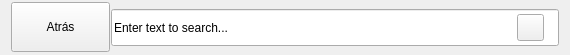
<?xml version="1.0" encoding="UTF-8"?>
<ui version="4.0">
 <class>bqSearchForm</class>
 <widget class="QWidget" name="bqSearchForm">
  <property name="geometry">
   <rect>
    <x>0</x>
    <y>0</y>
    <width>570</width>
    <height>55</height>
   </rect>
  </property>
  <property name="minimumSize">
   <size>
    <width>570</width>
    <height>55</height>
   </size>
  </property>
  <property name="maximumSize">
   <size>
    <width>570</width>
    <height>55</height>
   </size>
  </property>
  <property name="focusPolicy">
   <enum>Qt::NoFocus</enum>
  </property>
  <property name="windowTitle">
   <string>Form</string>
  </property>
  <property name="styleSheet">
   <string notr="true"/>
  </property>
  <widget class="FastQPushButton" name="clearSearchLine">
   <property name="geometry">
    <rect>
     <x>517</x>
     <y>14</y>
     <width>27</width>
     <height>27</height>
    </rect>
   </property>
   <property name="focusPolicy">
    <enum>Qt::NoFocus</enum>
   </property>
   <property name="styleSheet">
    <string notr="true"/>
   </property>
   <property name="text">
    <string/>
   </property>
  </widget>
  <widget class="QFrame" name="searchFormCont">
   <property name="geometry">
    <rect>
     <x>0</x>
     <y>0</y>
     <width>570</width>
     <height>55</height>
    </rect>
   </property>
   <property name="minimumSize">
    <size>
     <width>0</width>
     <height>55</height>
    </size>
   </property>
   <property name="maximumSize">
    <size>
     <width>16777215</width>
     <height>55</height>
    </size>
   </property>
   <layout class="QHBoxLayout" name="horizontalLayout">
    <property name="spacing">
     <number>0</number>
    </property>
    <property name="leftMargin">
     <number>10</number>
    </property>
    <property name="topMargin">
     <number>0</number>
    </property>
    <property name="rightMargin">
     <number>10</number>
    </property>
    <property name="bottomMargin">
     <number>0</number>
    </property>
    <item>
     <widget class="FastQPushButton" name="backBtn">
      <property name="minimumSize">
       <size>
        <width>99</width>
        <height>50</height>
       </size>
      </property>
      <property name="maximumSize">
       <size>
        <width>99</width>
        <height>50</height>
       </size>
      </property>
      <property name="focusPolicy">
       <enum>Qt::NoFocus</enum>
      </property>
      <property name="styleSheet">
       <string notr="true"/>
      </property>
      <property name="text">
       <string>Atrás</string>
      </property>
     </widget>
    </item>
    <item>
     <widget class="MyQLineEdit" name="searchLineEdit">
      <property name="minimumSize">
       <size>
        <width>448</width>
        <height>37</height>
       </size>
      </property>
      <property name="maximumSize">
       <size>
        <width>448</width>
        <height>37</height>
       </size>
      </property>
      <property name="styleSheet">
       <string notr="true"/>
      </property>
      <property name="text">
       <string>Enter text to search...</string>
      </property>
     </widget>
    </item>
   </layout>
  </widget>
  <zorder>searchFormCont</zorder>
  <zorder>clearSearchLine</zorder>
 </widget>
 <customwidgets>
  <customwidget>
   <class>FastQPushButton</class>
   <extends>QPushButton</extends>
   <header>FastQPushButton.h</header>
  </customwidget>
  <customwidget>
   <class>MyQLineEdit</class>
   <extends>QLineEdit</extends>
   <header>MyQLineEdit.h</header>
  </customwidget>
 </customwidgets>
 <resources/>
 <connections/>
</ui>
